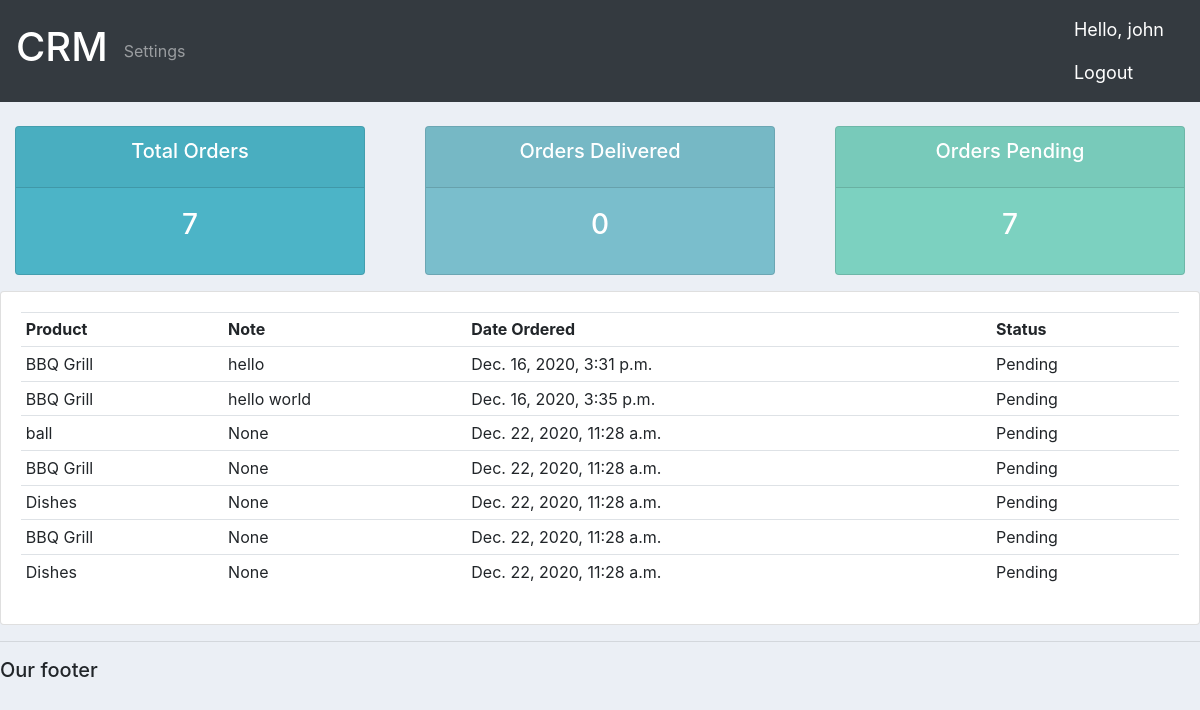
Screenshot of /user/ (signed in) with the database file from the repository.
### accounts/models.py (models this page shows, shortened)
class Order(models.Model):
    STATUS = (
        ('Pending', 'Pending'),
        ('Out for Delivery', 'Out for deliver'),
        ('Delivered', 'Delivered'),
    )
    customer = models.ForeignKey(Customer, null=True, on_delete=models.SET_NULL)
    product = models.ForeignKey(Product, null=True, on_delete=models.SET_NULL)
    date_created = models.DateTimeField(auto_now_add=True)
    status = models.CharField(max_length=200, null=True, choices=STATUS)
    note = models.CharField(max_length=1000, null=True)

class Product(models.Model):
    CATEGORY = (
        ('Indoor', 'Indooor'),
        ('Out Door', 'Out Door'),
    )
    name =  models.CharField(max_length=200, null=True)
    price = models.FloatField(null=True)
    category =  models.CharField(max_length=200, null=True, choices=CATEGORY)
    description =  models.CharField(max_length=200, null=True, blank=True)
    date_created = models.DateTimeField(auto_now_add=True)
    tags = models.ManyToManyField(Tag)
    def __str__(self):
        return self.name

### accounts/decorators.py (the view)
        def wrapper_func(request, *args, **kwargs):
            group = None
            if request.user.groups.exists():
                group = request.user.groups.all()[0].name
            if group in allowed_roles:
                return view_func(request, *args, **kwargs)
            else:
                return redirect('home')

### accounts/views.py (called while the page is built)
@login_required(login_url='login')
@allowed_users(allowed_roles = ['customer'])
def userPage(request):
    orders = request.user.customer.order_set.all()
    template = 'accounts/user.html'
    total_orders = orders.count()
    delivered = orders.filter(status='Delivered').count()
    pending = orders.filter(status='Pending').count()
    context = {'orders':orders, 'total_orders':total_orders, 'delivered':delivered, 'pending':pending}
    return render(request, template, context)

### accounts/templates/accounts/user.html
{% extends 'accounts/main.html' %}
{% block content %}
{% include 'accounts/status.html' %}
<div class="row">
    <div class="col-md">
        <div class="card card-body">
            <table class="table table-sm">
                <tr>
                    <th>Product</th>
                    <th>Note</th>
                    <th>Date Ordered</th>
                    <th>Status</th>
                </tr>
                {% for order in orders %}
                <tr>
                    <td>{{order.product}}</td>
                    <td>{{order.note}}</td>
                    <td>{{order.date_created}}</td>
                    <td>{{order.status}}</td>
                </tr>
                {% endfor %}
            </table>
        </div>
    </div>
</div>
{% endblock %}

### accounts/templates/accounts/navbar.html (shortened to what this page needs)
{% load static %}
<nav class="navbar  navbar-dark bg-dark">
  <a class="navbar-brand" href="{% url 'home' %}"><h1>CRM</h1></a>
    <ul class="navbar-nav mr-auto">
      {% if is_admin %}
      <li class="nav-item">
        <a class="nav-item nav-link" href="{% url 'home' %}">Dashboard</a>
      </li>
      <li class="nav-item">
        <a class="nav-item nav-link" href="{% url 'products' %}">Products</a>
      </li>
      {% else %}
      <li class="nav-item">
        <a class="nav-item nav-link" href="{% url 'account_settings' %}">Settings</a>
      </li>
      {% endif %}
    </ul>
  <span class="navbar-text">
    <p class="hello-msg">Hello, {{request.user}}  </p>
    <a class="hello-msg" href="{% url 'logout' %}">Logout</a>
  </span>
</nav>

### static/css/main.css (style rules this page uses)
body { background-color: #ebeff5; }

### accounts/templates/accounts/navbar.html (style rules this page uses)
.hello-msg { font-size:18px; color:white; margin-right: 20px; }

### rows the page displays
Order: product "BBQ Grill", note "hello", date_created "Dec. 16, 2020, 3:31 p.m.", status "Pending"
Order: product "BBQ Grill", note "hello world", date_created "Dec. 16, 2020, 3:35 p.m.", status "Pending"
Order: product "ball", note "None", date_created "Dec. 22, 2020, 11:28 a.m.", status "Pending"
Order: product "BBQ Grill", note "None", date_created "Dec. 22, 2020, 11:28 a.m.", status "Pending"
Order: product "Dishes", note "None", date_created "Dec. 22, 2020, 11:28 a.m.", status "Pending"
Order: product "BBQ Grill", note "None", date_created "Dec. 22, 2020, 11:28 a.m.", status "Pending"
Order: product "Dishes", note "None", date_created "Dec. 22, 2020, 11:28 a.m.", status "Pending"

### other values shown
{{ request.user }} "john"
{{ total_orders }} "7"
{{ delivered }} "0"
{{ pending }} "7"
